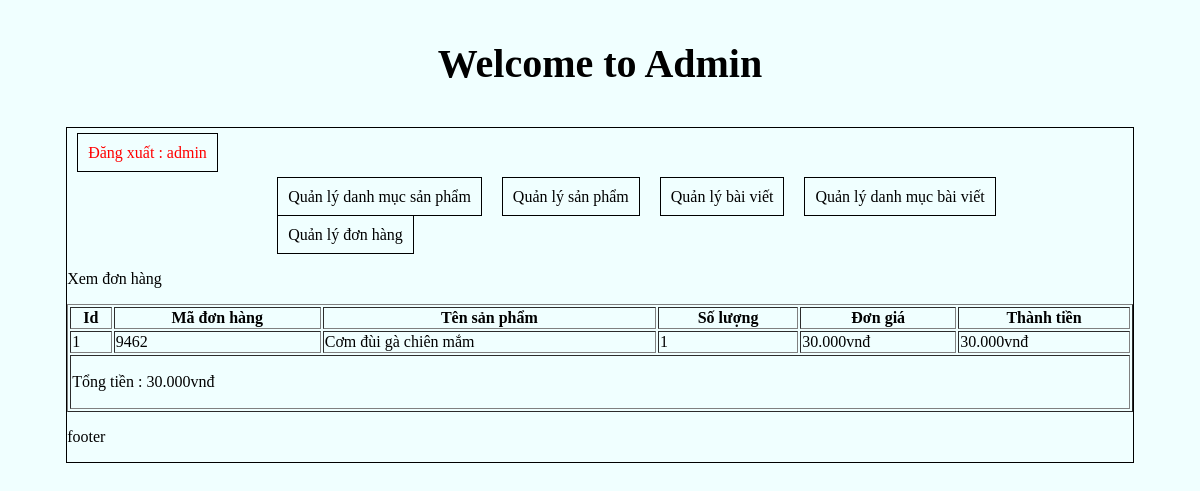
/admincp/index.php?action=donhang&query=xemdonhang&code=9462 (signed in), run on the app's committed database.
### tables this page shows
CREATE TABLE `tbl_cart_details` (
  `id_cart_details` int(11) NOT NULL,
  `code_cart` varchar(10) NOT NULL,
  `masp` varchar(10) NOT NULL,
  `soluongmua` int(11) NOT NULL
);

CREATE TABLE `tbl_sanpham` (
  `masp` varchar(10) NOT NULL,
  `tensanpham` varchar(250) NOT NULL,
  `giasp` varchar(50) NOT NULL,
  `soluong` int(11) NOT NULL,
  `hinhanh` varchar(50) NOT NULL,
  `tomtat` text NOT NULL,
  `noidung` text NOT NULL,
  `tinhtrang` int(11) NOT NULL,
  `id_danhmuc` int(11) NOT NULL
);

### admincp/modules/quanlydonhang/xemdonhang.php (the view)
<p>Xem đơn hàng</p>
<?php
	$code = $_GET['code'];
	$sql_lietke_dh = "SELECT * FROM tbl_cart_details,tbl_sanpham WHERE tbl_cart_details.masp=tbl_sanpham.masp AND tbl_cart_details.code_cart='".$code."' ORDER BY tbl_cart_details.id_cart_details ASC";
	$query_lietke_dh = mysqli_query($mysqli,$sql_lietke_dh);
?>
<table style="width:100%" border="1" style="border-collapse: collapse;">
  <tr>
  	<th>Id</th>
    <th>Mã đơn hàng</th>
    <th>Tên sản phẩm</th>
    <th>Số lượng</th>
    <th>Đơn giá</th>
    <th>Thành tiền</th>
  </tr>
  <?php
  $i = 0;
  $tongtien = 0;
  while($row = mysqli_fetch_array($query_lietke_dh)){
  	$i++;
  	$thanhtien = $row['giasp']*$row['soluongmua'];
  	$tongtien += $thanhtien ;
  ?>
  <tr>
  	<td><?php echo $i ?></td>
    <td><?php echo $row['code_cart'] ?></td>
    <td><?php echo $row['tensanpham'] ?></td>
    <td><?php echo $row['soluongmua'] ?></td>
    <td><?php echo number_format($row['giasp'],0,',','.').'vnđ' ?></td>
    <td><?php echo number_format($thanhtien,0,',','.').'vnđ' ?></td>
  </tr>
  <?php
  }
  ?>
  <tr>
  	<td colspan="6">
   		<p>Tổng tiền : <?php echo number_format($tongtien,0,',','.').'vnđ' ?></p>
   	</td>
  </tr>
</table>

### admincp/css/styleadmincp.css (style rules this page uses)
body { background-color: azure; }

### data on the page
tbl_cart_details: code_cart "9462", masp.tensanpham "Cơm đùi gà chiên mắm", soluongmua "1", masp.giasp "30.000", thanhtien "30.000"

### other printed values
$_SESSION['dangnhap'] "admin"
$tongtien "30.000"
